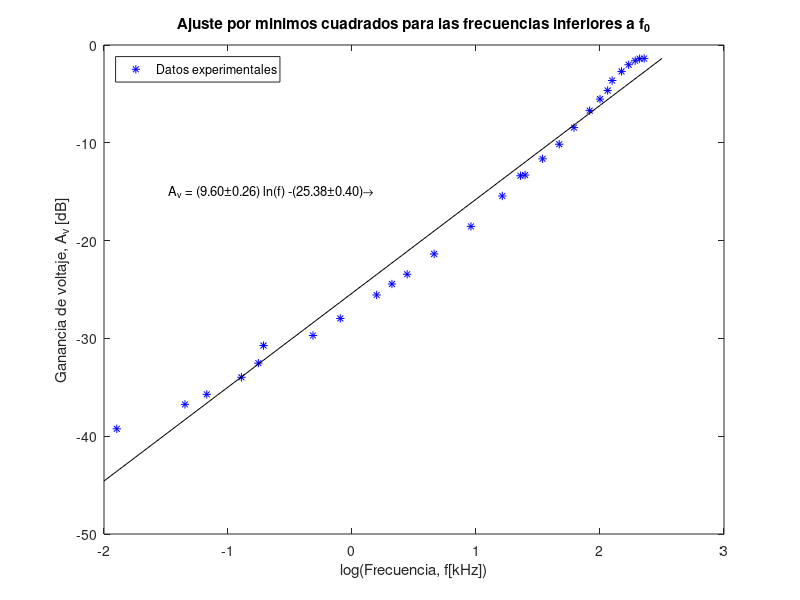

Source code (MATLAB):
clear all; close all;
format long
vi = 5.5;
x = [0.15 0.26 0.31 0.41 0.47 0.49 0.73 0.91 1.22 1.38 1.56 1.94 2.61 3.36 3.89 4.04 4.65 5.32 5.99 6.80 7.39 7.86 8.15 8.79 9.81 9.31 10.17 10.55];
y = [0.06 0.08 0.09 0.11 0.13 0.16 0.18 0.22 0.29 0.33 0.37 0.47 0.65 0.93 1.18 1.19 1.44 1.71 2.08 2.54 2.91 3.22 3.62 4.03 4.57 4.36 4.68 4.69];
y = 20*log10(y/vi); 
%plot (x,y,'b*')
%figure(1); clf;
%plot (x,y,'b*')
%legend('Datos experimentales') 
%xlabel('Frecuencia, f[kHz]');ylabel('Ganancia de voltaje, A_{v} [dB]');
%title('Ganancia de voltaje en funcion de la frecuencia')
%print -djpeg -r100 grafica_ganancia.jpg
x = log(x);
size(x)
size(y)
N = size(x)(2)

sxy = sum(x.*y);
sxx = sum(x.*x);
syy = sum(y.*y);
sx = sum(x);
sy = sum(y);
a = (((N)*(sxy))-((sx)*(sy)))/(((N)*(sxx))-((sx)*(sx)))
b = (((sxx)*(sy))-((sx)*(sxy)))/(((N)*(sxx))-((sx)*(sx)))
e = (y-((a*x)+b)).^2;
sei = sum(e);
incertidumbrea=sqrt((sei)/(N-2))*sqrt((N)/(((N)*(sxx))-((sx)*(sx))))
incertidumbreb=sqrt((sei)/(N-2))*sqrt((sxx)/(((N)*(sxx))-((sx)*(sx))))
r = (((N)*(sxy))-((sx)*(sy)))/(sqrt(((N)*(sxx))-((sx)*(sx)))*sqrt(((N)*(syy))-((sy)*(sy))))

xx = -2:0.1:2.5;
yy = a.*xx+b;

%%%%%%%%%%%%%%%%%%%%%%%%%%%%%%%%%%%%%%%%%%%%%%%

figure(1); clf;
plot(x,y,'b*',xx,yy,'-k' )
legend('Datos experimentales','Location','northwest') 
xlabel('log(Frecuencia, f[kHz])');ylabel('Ganancia de voltaje, A_{v} [dB]');
title('Ajuste por minimos cuadrados para las frecuencias inferiores a f_{0}')
text (-1.5, -15, strcat ('\fontsize{13} A_{v} = (9.60\pm0.26) ln(f) -(25.38\pm0.40)\rightarrow'));
print -djpeg -r100 grafica_bodepos2.jpg
